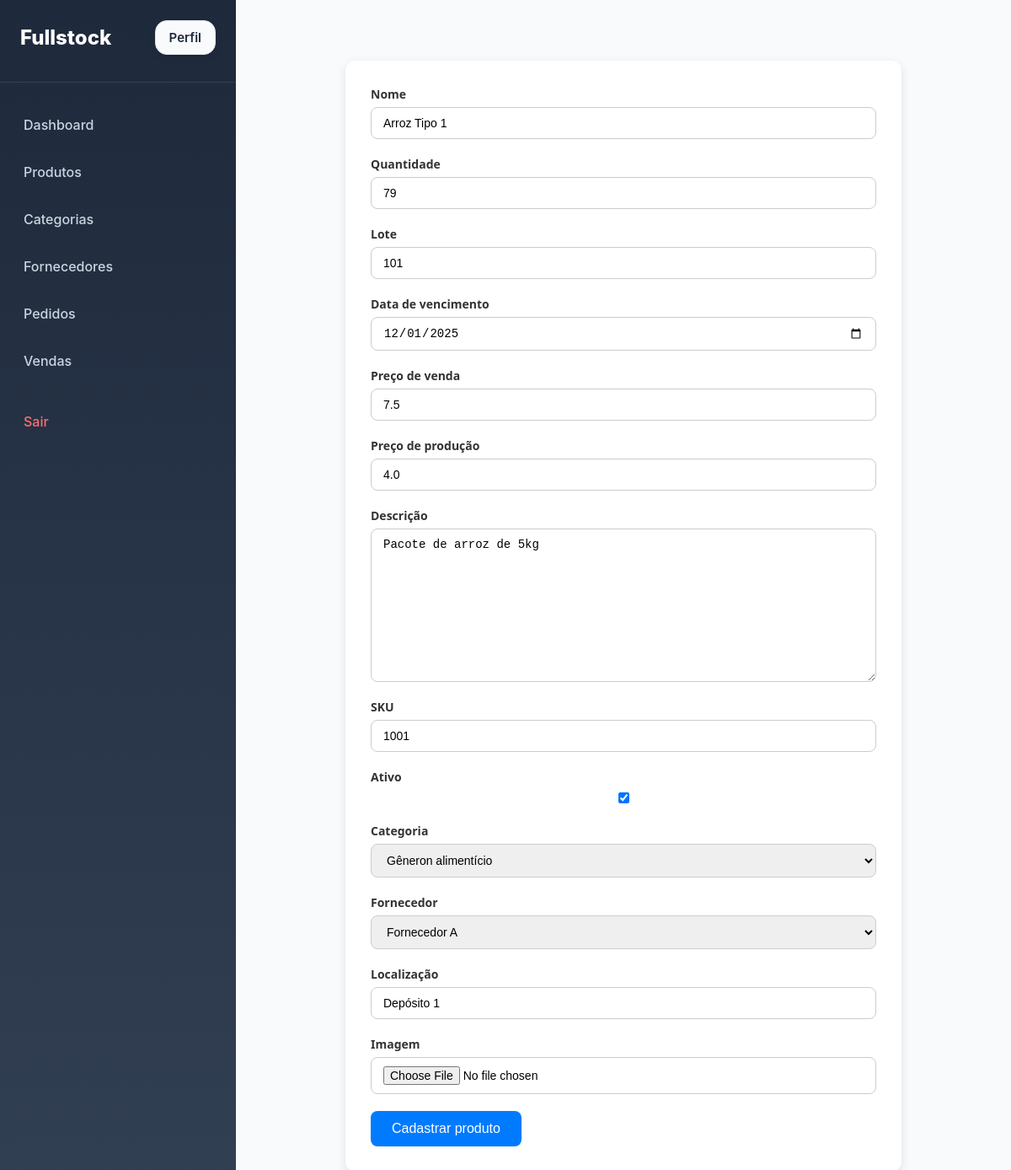
Before: /updateProduct/1 (signed in) with the older database file.
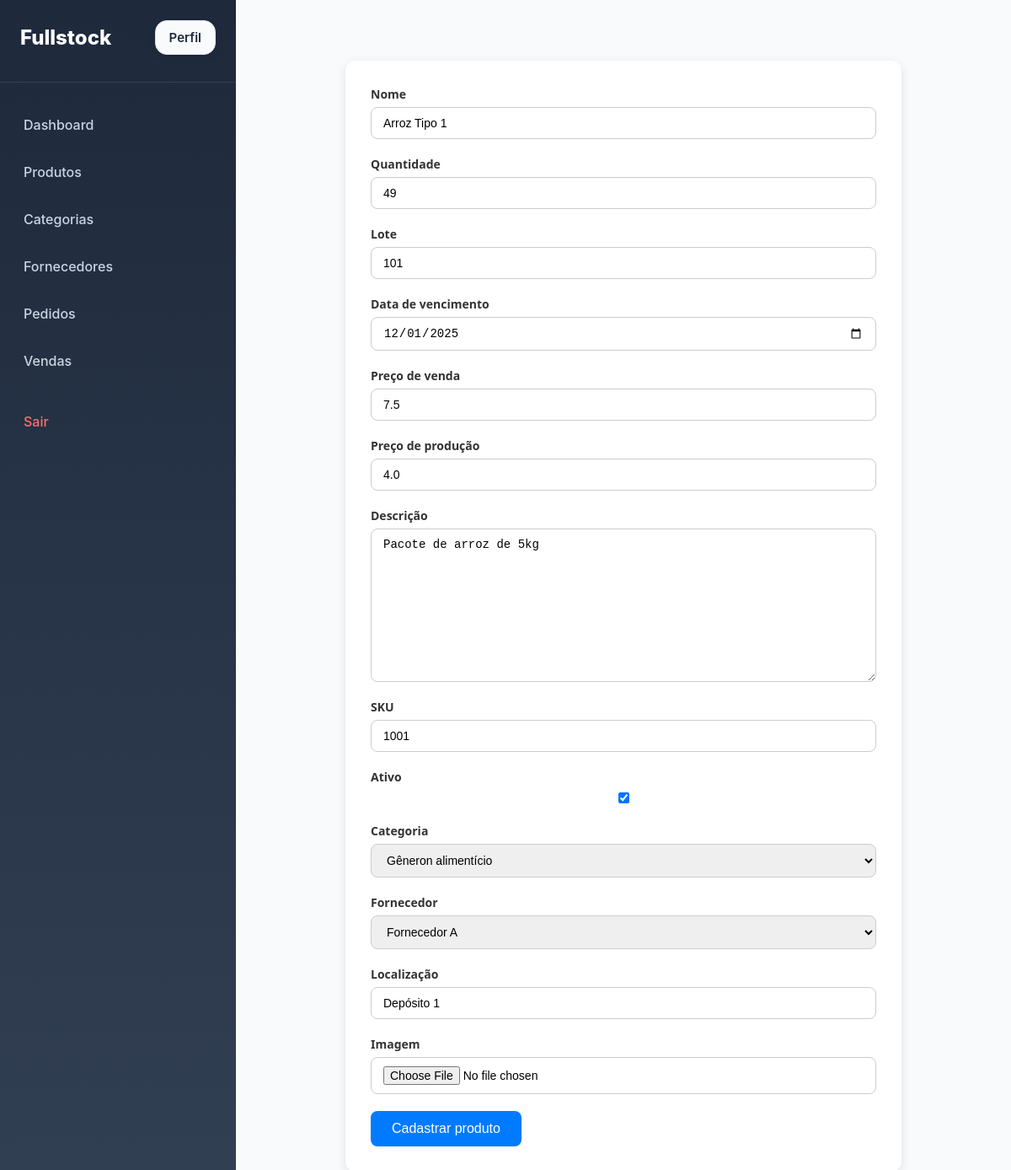
After: the same page with the newer database file.
### stock/models.py (models this page shows, shortened)
class Product(models.Model):
    name = models.CharField(max_length=50)
    quantity = models.IntegerField()
    allotment = models.IntegerField()
    dueDate = models.DateField()
    salePrice = models.FloatField()
    productionPrice = models.FloatField()
    description = models.TextField()
    sku = models.IntegerField()
    active = models.BooleanField(default=True)
    category = models.ForeignKey(Category, on_delete=models.CASCADE)
    provider = models.ForeignKey(Provider, on_delete=models.CASCADE)
    local = models.CharField(max_length=30)
    image = models.ImageField(upload_to='products_image/', blank=True, null=True)

### stock/views.py (the view)
# urls.py: path('updateProduct/<int:pk>', views.ProductUpdateView.as_view(), name='updateProduct'),
@method_decorator(login_required, name='dispatch')
class ProductUpdateView(UpdateView):
    model = Product
    form_class = ProductForm
    template_name = 'stock/product-form.html'
    success_url = reverse_lazy('products')

### stock/models.py (called while the page is built)
    @property
    def is_admin(self):
        return self.is_staff or self.is_superuser or self.groups.filter(name="ADMIN").exists()

    def __str__(self):
        return self.name

    def __str__(self):
        return self.name

### stock/templates/stock/product-form.html (shortened to what this page needs)
{%extends 'base.html'%}
{% block main %}
<form method="post" enctype="multipart/form-data">
    {% for field in form %}
    <div class="form-group">
        <label for="{{ field.id_for_label }}">{{ field.label }}</label>
        {{ field }}
    </div>
    {% endfor %}
    <button type="submit" class="btn-primary">Cadastrar produto</button>
</form>
{%endblock%}

Changed rows visible on the page:
changed Product "Arroz Tipo 1": quantity "79" → "49"
